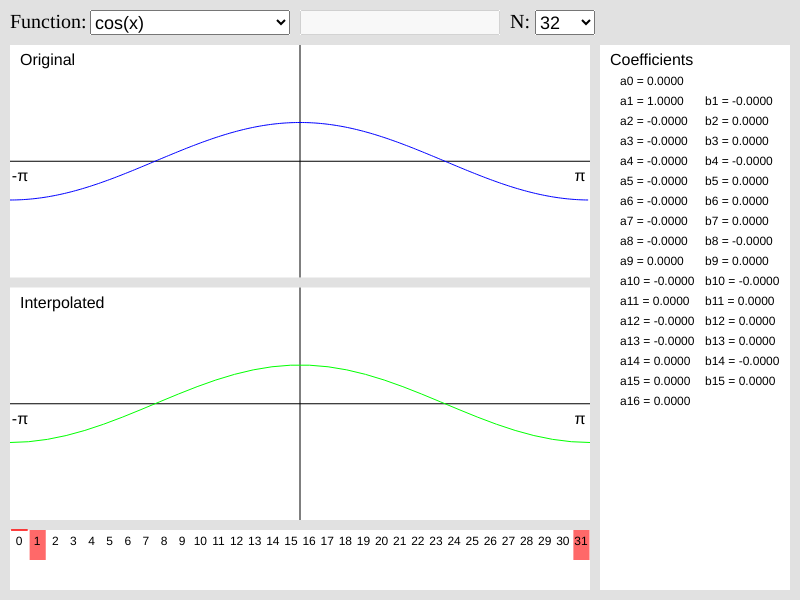
Frame 1 (no input)
Frame 60 (no input): identical to frame 1, image omitted
Frame 120 (the mouse pressed at the canvas centre since frame 60): identical to frame 1, image omitted

The p5.js sketch that drew this single still picture (run headless with seeded random() and noise() and a simulated clock; from frame 60 on, the mouse is pressed at the canvas centre):

// p5.js sketch
// ── sketch.js
let fft;
let functionString = "cos(x)";  // Default function
let N = 32;  // Increase for smoother line (more points)

const width = 800;
const height = 600;

// Layout section positions. x and y are top left corner
const buffer = 10;
const functionLabelWidth = 80;
const inputBox = { x: functionLabelWidth, h: 25, w: 200 };
const dropdownLabelWidth = 25;
const dropdownBox = { x: dropdownLabelWidth, h: 25, w: 60 };
const spectrum = { h: 60 };
const body = { w: (width - (buffer * 2) - (width / 4)) };
const graph = {
  h: (height - inputBox.h - (buffer * 5) - spectrum.h) / 2,
  w: body.w,
};
const coeffsBox = {
  h: (graph.h * 2) + (buffer * 2) + spectrum.h,
  w: width - body.w - (buffer * 3)
};
const layout = {
  functionDropdown: { x: buffer + inputBox.x, y: buffer, w: inputBox.w, h: inputBox.h },
  inputBox: { x: buffer + inputBox.x + inputBox.w + buffer, y: buffer, w: inputBox.w, h: inputBox.h },
  dropdownBox: { x: (buffer * 3) + inputBox.x + (inputBox.w * 2) + dropdownBox.x, y: buffer, w: dropdownBox.w, h: dropdownBox.h },
  original: { x: buffer, y: (buffer * 2) + inputBox.h, w: graph.w, h: graph.h },
  interpolated: { x: buffer, y: (buffer * 3) + inputBox.h + graph.h, w: graph.w, h: graph.h },
  spectrum: { x: buffer, y: (buffer * 4) + inputBox.h + (graph.h * 2), w: graph.w, h: spectrum.h },
  coefficients: { x: (buffer * 2) + graph.w, y: inputBox.h + (buffer * 2), w: coeffsBox.w, h: coeffsBox.h },
};

function setup() {
  createCanvas(width, height);
  testFFT();
  fft = new FFT(N);

  // Function selection dropdown
  let functionLabel = createElement('label', 'Function:');
  functionLabel.position(layout.functionDropdown.x - functionLabelWidth, layout.functionDropdown.y);
  functionLabel.style('font-size', '20px');

  let functionSelect = createSelect();
  functionSelect.position(layout.functionDropdown.x, layout.functionDropdown.y);
  functionSelect.style('font-size', '18px');
  functionSelect.size(layout.functionDropdown.w, layout.functionDropdown.h);

  // Add function options
  const functions = [
    'cos(x)',
    'cos(3x)',
    'sin(x)',
    'sin(2x)',
    'sin(x^2)',
    'e^x',
    '|x|',
    'x',
    'pi(x-pi)',
    'cos(pi*x)-2*sin(pi*x)',
    'custom'
  ];
  functions.forEach(f => functionSelect.option(f));
  functionSelect.selected(functionString);

  // Custom function input field
  let functionInput = createInput('');  // Start empty
  functionInput.position(layout.inputBox.x, layout.inputBox.y);
  functionInput.size(layout.inputBox.w - 8, layout.inputBox.h - 6);
  functionInput.style('font-size', '18px');
  functionInput.attribute('disabled', '');  // Initially disabled

  // Handle dropdown changes
  functionSelect.changed(() => {
    const selected = functionSelect.value();
    if (selected === 'custom') {
      functionInput.removeAttribute('disabled');
      functionInput.value(functionString);  // Show current function string when enabled
      functionString = functionInput.value();
    } else {
      functionInput.attribute('disabled', '');
      functionInput.value('');  // Clear the input when disabled
      functionString = selected;
    }
  });

  // Handle custom input changes
  functionInput.input(() => {
    if (functionSelect.value() === 'custom') {
      functionString = functionInput.value();
    }
  });

  // N selection dropdown
  let nLabel = createElement('label', 'N:');
  nLabel.position(layout.dropdownBox.x - dropdownLabelWidth, layout.dropdownBox.y);
  nLabel.style('font-size', '20px');

  let nSelect = createSelect();
  nSelect.position(layout.dropdownBox.x, layout.dropdownBox.y);
  nSelect.style('font-size', '18px');
  nSelect.size(layout.dropdownBox.w, layout.dropdownBox.h);
  nSelect.option('4');
  nSelect.option('8');
  nSelect.option('16');
  nSelect.option('32');
  nSelect.option('64');
  nSelect.selected(N.toString());
  nSelect.changed(() => {
    N = parseInt(nSelect.value());
    fft = new FFT(N);  // Recreate FFT with new N
  });
}

function draw() {
  background(225);

  // Draw each section container
  noStroke();
  fill(255);
  for (const section in layout) {
    rect(layout[section].x, layout[section].y, layout[section].w, layout[section].h);
  }

  try {
    // Generate points for displaying original and use in interpolation
    const highResPoints = fft.generatePoints(functionString, 256);
    const fftPoints = fft.generatePoints(functionString);

    // Compute FFT and get coefficients
    const result = fft.computeFunction(fftPoints);

    // Draw original function
    drawFunction(highResPoints, layout.original, 'Original', [0, 0, 255]);

    // Draw interpolated function
    const interpolatedPoints = fft.generateInterpolatedPoints(result.coefficients);
    drawFunction(interpolatedPoints, layout.interpolated, 'Interpolated', [0, 255, 0]);

    // Draw spectrum and coefficients
    drawSpectrum(result.spectrum);
    drawCoefficients(result.coefficients, 'Coefficients');

  } catch (e) {
    // Display errors in body section
    textSize(18);
    fill(255, 0, 0);
    noStroke();
    text(e.message, layout.original.x + 20, layout.original.y + 20);
  }

}

function drawFunction(points, section, label, color = [0, 0, 255]) {
  // Start a new drawing state
  push();
  // Create clipping region for this section
  clip(() => {
    rect(section.x, section.y, section.w, section.h);
  });

  // Draw axes
  stroke(0);
  line(section.x, section.y + section.h / 2, section.x + section.w, section.y + section.h / 2);  // x-axis
  line(section.x + section.w / 2, section.y, section.x + section.w / 2, section.y + section.h);   // y-axis

  // Draw function
  stroke(...color);
  noFill();
  beginShape();
  for (let i = 0; i < points.x.length; i++) {
    // Map x from [-π, π] to [0, width]
    const x = map(points.x[i], -Math.PI, Math.PI, section.x, section.x + section.w);
    // Map y using real part of complex number
    const y = map(points.y[i].re, -3, 3, section.y + section.h, section.y);
    vertex(x, y);
  }
  endShape();

  // End drawing state (this also removes the clip)
  pop();

  // Draw labels outside of clipping region
  noStroke();
  fill(0);
  textSize(16);
  textAlign(CENTER);
  text("-π", section.x + 10, section.y + section.h / 2 + 20);
  text("π", section.x + section.w - 10, section.y + section.h / 2 + 20);

  textAlign(LEFT);
  text(label, section.x + 10, section.y + 20);
}

function drawSpectrum(spectrum) {
  const section = layout.spectrum;

  // Draw magnitude spectrum
  stroke(255, 0, 0);
  const barWidth = section.w / spectrum.length;

  for (let i = 0; i < spectrum.length; i++) {
    const magnitude = Complex.magnitude(spectrum[i]);
    const barHeight = map(magnitude, 0, N, 0, section.h);

    fill(255, 0, 0, 150);
    rect(i * barWidth + section.x + 1.5, section.y,
      barWidth - 2, -barHeight);

    // Add frequency labels
    fill(0);
    noStroke();
    textAlign(CENTER);
    textSize(12);
    text(i, i * barWidth + barWidth / 2 + section.x, section.y + 15);
  }
}

function drawCoefficients(coefficients, label) {
  const section = layout.coefficients;
  const padding = 20;
  const lineHeight = 20;

  // Draw label
  noStroke();
  fill(0);
  textSize(16);
  textAlign(LEFT);
  text(label, section.x + 10, section.y + 20);

  // Column headers
  textSize(14);
  const colWidth = (section.w - (padding * 3)) / 2;
  // Draw coefficients
  textSize(12);
  for (let i = 0; i <= N / 2; i++) {
    // a coefficients
    text(`a${i} = ${coefficients.a[i].toFixed(4)}`,
      section.x + padding,
      section.y + 40 + (i * lineHeight));

    // b coefficients (skip b₀ and b_{N/2})
    if (i !== 0 && i !== N / 2) {
      text(`b${i} = ${coefficients.b[i].toFixed(4)}`,
        section.x + padding * 2 + colWidth,
        section.y + 40 + (i * lineHeight));
    }
  }
}

// Unit Tests
function testFFT() {
  let testsPassed = 0;
  let totalTests = 0;

  // Test power of 2 validation
  totalTests++;
  try {
    new FFT(3);
    console.log("❌ Failed: Should reject N=3");
  } catch (e) {
    console.log("✅ Passed: N=3 validation");
    testsPassed++;
  }

  // Test bit reversal application
  totalTests++;
  let fft8 = new FFT(8);
  const testSignal = [1, 2, 3, 4, 5, 6, 7, 8].map(x => new Complex(x));
  const reversedSignal = fft8.applyBitReversal(testSignal);
  const expectedOrder = [1, 5, 3, 7, 2, 6, 4, 8];
  const correctOrder = expectedOrder.every((val, idx) =>
    Math.abs(reversedSignal[idx].re - val) < 1e-10
  );
  if (correctOrder) {
    console.log("✅ Passed: Bit reversal correctly applied");
    testsPassed++;
  } else {
    console.log("❌ Failed: Bit reversal incorrectly applied");
    console.log("Expected order:", expectedOrder);
    console.log("Got:", reversedSignal.map(x => x.re));
  }

  // Test point generation
  totalTests++;
  fft8 = new FFT(8); // reset fft8 for new test
  const points = fft8.generatePoints("pi(pi-x)");
  if (points.x.length === 8) {
    console.log("✅ Passed: Point count is correct");
    testsPassed++;
  } else {
    console.log("❌ Failed: Wrong number of points");
  }

  totalTests++;
  if (Math.abs(points.x[1] - points.x[0] - (2 * Math.PI / 8)) < 1e-10) {
    console.log("✅ Passed: Points are evenly spaced");
    testsPassed++;
  } else {
    console.log("❌ Failed: Points not evenly spaced");
  }

  // Test butterfly pair generation
  totalTests++;
  fft8 = new FFT(8); // reset fft8 for new test
  const stage1Pairs = fft8.getButterflyPairs(1, 8);
  const expectedStage1 = [
    { pair: [0, 1], k: 0, distance: 1 },
    { pair: [2, 3], k: 2, distance: 1 },
    { pair: [4, 5], k: 4, distance: 1 },
    { pair: [6, 7], k: 6, distance: 1 }
  ];
  if (JSON.stringify(stage1Pairs) === JSON.stringify(expectedStage1)) {
    console.log("✅ Passed: Stage 1 butterfly pairs correct");
    testsPassed++;
  } else {
    console.log("❌ Failed: Stage 1 butterfly pairs incorrect");
    console.log("Expected:", expectedStage1);
    console.log("Got:", stage1Pairs);
  }

  totalTests++;
  const stage2Pairs = fft8.getButterflyPairs(2, 8);
  const expectedStage2 = [
    { pair: [0, 2], k: 0, distance: 2 },
    { pair: [1, 3], k: 1, distance: 2 },
    { pair: [4, 6], k: 4, distance: 2 },
    { pair: [5, 7], k: 5, distance: 2 }
  ];
  if (JSON.stringify(stage2Pairs) === JSON.stringify(expectedStage2)) {
    console.log("✅ Passed: Stage 2 butterfly pairs correct");
    testsPassed++;
  } else {
    console.log("❌ Failed: Stage 2 butterfly pairs incorrect");
    console.log("Expected:", expectedStage2);
    console.log("Got:", stage2Pairs);
  }

  totalTests++;
  const stage3Pairs = fft8.getButterflyPairs(3, 8);
  const expectedStage3 = [
    { pair: [0, 4], k: 0, distance: 4 },
    { pair: [1, 5], k: 1, distance: 4 },
    { pair: [2, 6], k: 2, distance: 4 },
    { pair: [3, 7], k: 3, distance: 4 }
  ];

  if (JSON.stringify(stage3Pairs) === JSON.stringify(expectedStage3)) {
    console.log("✅ Passed: Stage 3 butterfly pairs correct");
    testsPassed++;
  } else {
    console.log("❌ Failed: Stage 3 butterfly pairs incorrect");
    console.log("Expected:", expectedStage3);
    console.log("Got:", stage3Pairs);
  }

  // Test twiddle factors
  fft8 = new FFT(8); // reset fft8 for new test
  function testTwiddleFactor(k, distance, N, expected, tolerance = 1e-3) {
    const twiddle = fft8.getTwiddleFactor(k, distance, N);
    const reOk = Math.abs(twiddle.re - expected.re) < tolerance;
    const imOk = Math.abs(twiddle.im - expected.im) < tolerance;
    return {
      passed: reOk && imOk,
      got: twiddle,
      expected: expected
    };
  }

  // Twiddle factors from 0 to N
  const twiddle_tests = [
    { k: 0, expected: { re: 1, im: 0 } },           // W^0
    { k: 1, expected: { re: 0.707, im: -0.707 } },  // W^1
    { k: 2, expected: { re: 0, im: -1 } },          // W^2
    { k: 3, expected: { re: -0.707, im: -0.707 } }, // W^3
    { k: 4, expected: { re: -1, im: 0 } },          // W^4
    { k: 5, expected: { re: -0.707, im: 0.707 } },  // W^5
    { k: 6, expected: { re: 0, im: 1 } },           // W^6
    { k: 7, expected: { re: 0.707, im: 0.707 } },   // W^7
    { k: 8, expected: { re: 1, im: 0 } }            // W^8 (same as W^0)
  ];

  twiddle_tests.forEach(test => {
    totalTests++;
    const result = testTwiddleFactor(test.k, 4, 8, test.expected);
    if (result.passed) {
      console.log(`✅ Passed: Twiddle factor W^${test.k} correct`);
      testsPassed++;
    } else {
      console.log(`❌ Failed: Twiddle factor W^${test.k} incorrect`);
      console.log("Expected:", test.expected);
      console.log("Got:", JSON.stringify(result.got));
    }
  });

  // Summary
  console.log(`\nTest Summary: ${testsPassed}/${totalTests} tests passed`);
}
// ── Complex.js
class Complex {
    // Complex number class
    // Used for proper handling of complex numbers
    constructor(re, im = 0) {
        this.re = re;
        this.im = im;
    }

    static add(a, b) {
        return new Complex(a.re + b.re, a.im + b.im);
    }

    static subtract(a, b) {
        return new Complex(a.re - b.re, a.im - b.im);
    }

    static multiply(a, b) {
        return new Complex(
            a.re * b.re - a.im * b.im,
            a.re * b.im + a.im * b.re
        );
    }

    static magnitude(a) {
        return Math.sqrt(a.re * a.re + a.im * a.im);
    }

    static phase(a) {
        return Math.atan2(a.im, a.re);
    }
}

// ── FFT.js
class FFT {
    constructor(N) {
        this.validateN(N);
        this.N = N;
        // todo: catch computed twiddles in this.W
        this.bitReverseLookup = this.createBitReverseLookup();
    }

    validateN(N) {
        if (N <= 0 || (N & (N - 1)) !== 0) {
            throw new Error('N must be a positive power of 2');
        }
    }

    createBitReverseLookup() {
        const lookup = new Array(this.N);
        const bits = Math.log2(this.N);

        for (let i = 0; i < this.N; i++) {
            // Convert to binary string padded to correct length
            const binary = i.toString(2).padStart(bits, '0');
            // Reverse bits and convert back to decimal
            const reversed = parseInt(binary.split('').reverse().join(''), 2);
            lookup[i] = reversed;
        }

        return lookup;
    }

    // Parse and evaluate function string at given x
    evaluateFunction(funcStr, x) {
        // Parse the function string into a function
        const withConstants = funcStr
            // Replace pi with the value of Math.PI
            .replace(/\bpi\b/gi, '(' + Math.PI + ')')
            // Replace standalone e with Math.E
            .replace(/\be\b/g, '(' + Math.E + ')')
            // Replace ^ with Math.pow
            .replace(/(\d+|e|\(.*?\)|\w+|\))\s*\^+\s*(\w+|\(.*?\)|-?\d+(\.\d+)?)/g, 'Math.pow($1,$2)')
            // Replace |x| with Math.abs(x)
            .replace(/\|(.*?)\|/g, 'Math.abs($1)')
            // Add explicit multiplication for adjacent terms
            .replace(/(\d|\))\s*(\(|\|)/g, '$1*$2')     // handle 2(x) & 2|x|
            .replace(/\)\s*(\w|\|)/g, ')*$1')           // handle sin(x)|x| -> sin(x)*|x|
            .replace(/\|\s*(\w|\()/g, '|*$1')           // handle |x|sin(x) -> |x|*sin(x)
            // Add explicit multiplication for terms touching 'x'
            .replace(/(\d+)x/g, '$1*x')                 // handle 2x -> 2*x
            .replace(/x(\d+)/g, 'x*$1');                // handle x2 -> x*2

        // Replace 'x' strings with x variable
        const evalStr = withConstants
            .replace(/x/g, `(${x})`);

        try {
            return eval(evalStr);
        } catch (e) {
            throw new Error(`Invalid function: ${e.message}`);
        }
    }

    generatePoints(funcStr, numPoints = this.N) {
        const x = new Array(numPoints);
        const y = new Array(numPoints);

        // Generate points
        for (let j = 0; j < numPoints; j++) {
            x[j] = -Math.PI + (2 * Math.PI * j) / (numPoints);
            y[j] = new Complex(this.evaluateFunction(funcStr, x[j]));
        }

        return { x, y };
    }

    // Select the correct pairs for each butterfly round
    getButterflyPairs(stage, N) {
        // Distance between pairs starts low and increases with each stage
        // const distance = N / Math.pow(2, stage); // Distance between pairs decreases with each stage
        const distance = Math.pow(2, stage - 1); // Distance between pairs increases with each stage
        const pairs = [];

        // Outer loop: process each group
        for (let j = 0; j < N; j += distance * 2) {
            // Inner loop: process pairs within group
            for (let k = 0; k < distance; k++) {
                const evenIndex = j + k;           // First element in pair
                const oddIndex = j + k + distance; // Second element in pair

                pairs.push({
                    pair: [evenIndex, oddIndex],
                    k: evenIndex,
                    distance: distance
                });
            }
        }

        return pairs;
    }

    // Retrieve the correct twiddle factor
    getTwiddleFactor(k, distance, N) {
        // todo: add caching here
        const stageK = k * (N / (2 * distance));  // find twiddle factor index
        return this.W(stageK, N);
    }

    // Return the twiddle factor for k and N, with looping
    W(k, N) {
        // formula: W_k = e^{-2*pi*i*k/N} = cos(2*pi*k/N) - i*sin(2*pi*k/N)

        // First, normalize k to be within [0, N)
        const normalizedK = k % N;

        // Then get the base index in [0, N/2) range
        const baseK = normalizedK % (N / 2);

        // Determine if in negative half of unit circle
        const isNegative = normalizedK >= N / 2;
        const loopMod = isNegative ? -1 : 1;

        // Calculate the base twiddle factor
        const angle = (2 * Math.PI * baseK) / N;
        const W_k = new Complex(
            Math.cos(angle) * loopMod,
            -Math.sin(angle) * loopMod
        );

        return W_k;
    }

    applyBitReversal(signal) {
        const X = new Array(this.N);
        for (let i = 0; i < this.N; i++) {
            X[i] = signal[this.bitReverseLookup[i]];
        }
        return X;
    }

    // Compute complex numbers using butterfly pairs
    butterflyCompute(input) {
        // Verify input length
        if (input.length !== this.N) {
            throw new Error(`Input length must be ${this.N}`);
        }

        // Start with bit-reversed input
        const X = this.applyBitReversal(input);

        // Butterfly computation
        for (let stage = 1; stage <= Math.log2(this.N); stage++) {
            const pairs = this.getButterflyPairs(stage, this.N);

            for (const { pair: [evenIndex, oddIndex], k, distance } of pairs) {
                const even = X[evenIndex];
                const odd = X[oddIndex];

                // Multiply twiddle by odd BEFORE adding/subtracting
                const twiddle = this.getTwiddleFactor(k, distance, this.N);
                const product = Complex.multiply(odd, twiddle);

                // Forward FFT butterfly operation:
                // New Even = Even + (Twiddle × Odd)
                // New Odd  = Even - (Twiddle × Odd)
                X[evenIndex] = Complex.add(even, product);
                X[oddIndex] = Complex.subtract(even, product);
            }
        }

        return X;
    }

    extractCoefficients(complexValues) {
        const coefficients = {
            a: new Array(this.N / 2 + 1).fill(0),
            b: new Array(this.N / 2).fill(0)
        };

        // Start case: a0
        coefficients.a[0] = (1 / this.N) * complexValues[0].re;

        // General cases: ak and bk
        for (let k = 1; k < this.N / 2; k++) {
            if (k % 2 == 0) {
                coefficients.a[k] = (2 / this.N) * complexValues[k].re;
                coefficients.b[k] = -(2 / this.N) * complexValues[k].im;
            } else {

                coefficients.a[k] = -(2 / this.N) * complexValues[k].re;
                coefficients.b[k] = (2 / this.N) * complexValues[k].im;
            }
        }

        // End case: aN/2
        coefficients.a[this.N / 2] = (1 / this.N) * complexValues[this.N / 2].re;

        return coefficients;
    }

    // Helper method to compute FFT of a function
    computeFunction(points) {
        const spectrum = this.butterflyCompute(points.y);
        const coefficients = this.extractCoefficients(spectrum);

        return {
            spectrum,
            coefficients,
            points
        };
    }

    generateInterpolatedPoints(coefficients) {
        const x = new Array(this.N);
        const y = new Array(this.N);

        for (let j = 0; j < this.N; j++) {
            x[j] = -Math.PI + (2 * Math.PI * j) / (this.N - 1);

            // Implementation of:
            // S_m(x) = ((a_0 + a_m*cos(mx))/2) + Sum(k=1 to m-1)(a_k*cos(kx) + b_k*sin(kx))
            const m = this.N / 2; // maximum degree

            //  First term: ((a_0 + a_m*cos(mx))/2)
            let sum = (coefficients.a[0] + (coefficients.a[m] * Math.cos(m * x[j]))) / 2;
            // let sum = (coefficients.a[0]) / 2;

            // Sum terms: sum(k=1 to m-1)(a_k*cos(kx) + b_k*sin(kx))
            // for (let k = 1; k <= m; k++) {
            for (let k = 1; k < m; k++) {
                sum += coefficients.a[k] * Math.cos(k * x[j]) +
                    coefficients.b[k] * Math.sin(k * x[j]);
            }

            y[j] = new Complex(sum);
        }

        return { x, y };
    }
}
